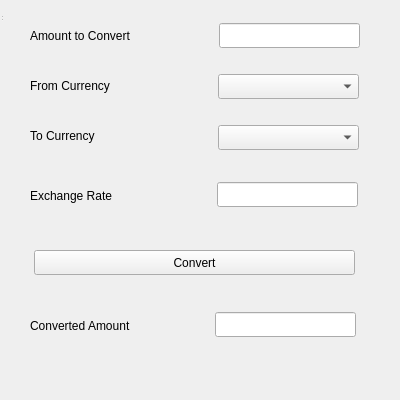
<?xml version="1.0" encoding="UTF-8"?>
<ui version="4.0">
 <class>CurrencyConverter</class>
 <widget class="QWidget" name="CurrencyConverter">
  <property name="geometry">
   <rect>
    <x>0</x>
    <y>0</y>
    <width>400</width>
    <height>400</height>
   </rect>
  </property>
  <property name="windowTitle">
   <string>Forex Calculator</string>
  </property>
  <widget class="QWidget" name="centralwidget" native="true">
   <property name="geometry">
    <rect>
     <x>0</x>
     <y>0</y>
     <width>461</width>
     <height>401</height>
    </rect>
   </property>
   <widget class="QLabel" name="label">
    <property name="geometry">
     <rect>
      <x>30</x>
      <y>20</y>
      <width>171</width>
      <height>31</height>
     </rect>
    </property>
    <property name="text">
     <string>Amount to Convert</string>
    </property>
   </widget>
   <widget class="QLabel" name="label_2">
    <property name="geometry">
     <rect>
      <x>30</x>
      <y>70</y>
      <width>171</width>
      <height>31</height>
     </rect>
    </property>
    <property name="text">
     <string>From Currency</string>
    </property>
   </widget>
   <widget class="QLabel" name="label_3">
    <property name="geometry">
     <rect>
      <x>30</x>
      <y>120</y>
      <width>171</width>
      <height>31</height>
     </rect>
    </property>
    <property name="text">
     <string>To Currency</string>
    </property>
   </widget>
   <widget class="QLabel" name="label_4">
    <property name="geometry">
     <rect>
      <x>30</x>
      <y>180</y>
      <width>171</width>
      <height>31</height>
     </rect>
    </property>
    <property name="text">
     <string>Exchange Rate</string>
    </property>
   </widget>
   <widget class="QLabel" name="label_5">
    <property name="geometry">
     <rect>
      <x>30</x>
      <y>310</y>
      <width>171</width>
      <height>31</height>
     </rect>
    </property>
    <property name="text">
     <string>Converted Amount</string>
    </property>
   </widget>
   <widget class="QPushButton" name="pushButtonConvert">
    <property name="geometry">
     <rect>
      <x>34</x>
      <y>250</y>
      <width>321</width>
      <height>25</height>
     </rect>
    </property>
    <property name="text">
     <string>Convert</string>
    </property>
   </widget>
   <widget class="QLineEdit" name="lineEditAmount">
    <property name="geometry">
     <rect>
      <x>219</x>
      <y>23</y>
      <width>141</width>
      <height>25</height>
     </rect>
    </property>
   </widget>
   <widget class="QComboBox" name="comboBoxFromCurrency">
    <property name="geometry">
     <rect>
      <x>218</x>
      <y>74</y>
      <width>141</width>
      <height>25</height>
     </rect>
    </property>
   </widget>
   <widget class="QComboBox" name="comboBoxToCurrency">
    <property name="geometry">
     <rect>
      <x>218</x>
      <y>125</y>
      <width>141</width>
      <height>25</height>
     </rect>
    </property>
   </widget>
   <widget class="QLineEdit" name="lineEditExchangeRate">
    <property name="geometry">
     <rect>
      <x>217</x>
      <y>182</y>
      <width>141</width>
      <height>25</height>
     </rect>
    </property>
   </widget>
   <widget class="QLineEdit" name="lineEditConvertedAmount">
    <property name="geometry">
     <rect>
      <x>215</x>
      <y>312</y>
      <width>141</width>
      <height>25</height>
     </rect>
    </property>
    <property name="readOnly">
     <bool>true</bool>
    </property>
   </widget>
  </widget>
  <widget class="QStatusBar" name="statusbar">
   <property name="geometry">
    <rect>
     <x>0</x>
     <y>0</y>
     <width>3</width>
     <height>22</height>
    </rect>
   </property>
  </widget>
  <action name="aboutQt">
   <property name="text">
    <string>About Qt</string>
   </property>
  </action>
  <action name="aboutForexCalculator">
   <property name="text">
    <string>About Forex Calculator</string>
   </property>
  </action>
  <action name="actionPip_calculator">
   <property name="text">
    <string>Pip Calculator</string>
   </property>
   <property name="shortcut">
    <string>Ctrl+P</string>
   </property>
  </action>
  <action name="actionMargin_calculator">
   <property name="text">
    <string>Margin Calculator</string>
   </property>
   <property name="shortcut">
    <string>Ctrl+M</string>
   </property>
  </action>
  <action name="actionLot_Size_Calculator">
   <property name="text">
    <string>Lot Size Calculator</string>
   </property>
   <property name="shortcut">
    <string>Ctrl+L</string>
   </property>
  </action>
  <action name="actionProfit_and_Loss_Calculator">
   <property name="text">
    <string>Profit and Loss Calculator</string>
   </property>
   <property name="shortcut">
    <string>Ctrl+T</string>
   </property>
  </action>
  <action name="actionPosition_Size_Calculator">
   <property name="text">
    <string>Position Size Calculator</string>
   </property>
   <property name="shortcut">
    <string>Ctrl+O</string>
   </property>
  </action>
  <action name="actionRisk_Reward_Calculator">
   <property name="text">
    <string>Risk/Reward Calculator</string>
   </property>
   <property name="shortcut">
    <string>Ctrl+R</string>
   </property>
  </action>
  <action name="actionSwap_Calculator">
   <property name="text">
    <string>Swap Calculator</string>
   </property>
   <property name="shortcut">
    <string>Ctrl+W</string>
   </property>
  </action>
  <action name="actionCurrency_Converter">
   <property name="text">
    <string>Currency Converter</string>
   </property>
   <property name="shortcut">
    <string>Ctrl+Y</string>
   </property>
  </action>
  <action name="actionFibonacci_Calculator">
   <property name="text">
    <string>Fibonacci Calculator</string>
   </property>
   <property name="shortcut">
    <string>Ctrl+F</string>
   </property>
  </action>
  <action name="actionVolatility_Calculator">
   <property name="text">
    <string>Volatility Calculator</string>
   </property>
   <property name="shortcut">
    <string>Ctrl+V</string>
   </property>
  </action>
  <action name="actionBreak_Even_Calculator">
   <property name="text">
    <string>Break-Even Calculator</string>
   </property>
   <property name="shortcut">
    <string>Ctrl+B</string>
   </property>
  </action>
  <action name="actionCompound_Interest_Calculator">
   <property name="text">
    <string>Compound Interest Calculator</string>
   </property>
   <property name="shortcut">
    <string>Ctrl+U</string>
   </property>
  </action>
  <action name="actionEnglish">
   <property name="text">
    <string>English</string>
   </property>
  </action>
  <action name="actionSpanish">
   <property name="text">
    <string>Spanish</string>
   </property>
  </action>
  <action name="actionChinese_2">
   <property name="text">
    <string>Chinese</string>
   </property>
  </action>
  <action name="actionArabic">
   <property name="text">
    <string>Arabic</string>
   </property>
  </action>
  <action name="actionRussian">
   <property name="text">
    <string>Russian</string>
   </property>
  </action>
  <action name="actionPortuguese">
   <property name="text">
    <string>Portuguese</string>
   </property>
  </action>
  <action name="actionGerman">
   <property name="text">
    <string>German</string>
   </property>
  </action>
  <action name="actionJapanese">
   <property name="text">
    <string>Japanese</string>
   </property>
  </action>
  <action name="actionHindi">
   <property name="text">
    <string>Hindi</string>
   </property>
  </action>
  <action name="actionBengali">
   <property name="text">
    <string>Bengali</string>
   </property>
  </action>
  <action name="actionPunjabi">
   <property name="text">
    <string>Punjabi</string>
   </property>
  </action>
  <action name="actionUrdu">
   <property name="text">
    <string>Urdu</string>
   </property>
  </action>
  <action name="actionVietnamese">
   <property name="text">
    <string>Vietnamese</string>
   </property>
  </action>
  <action name="actionIndonesian_Bahasa_Indonesia">
   <property name="text">
    <string>Indonesian (Bahasa Indonesia)</string>
   </property>
  </action>
  <action name="actionTagalog_Filipino">
   <property name="text">
    <string>Tagalog (Filipino)</string>
   </property>
  </action>
  <action name="actionKorean">
   <property name="text">
    <string>Korean</string>
   </property>
  </action>
  <action name="actionTamil">
   <property name="text">
    <string>Tamil</string>
   </property>
  </action>
  <action name="actionThai">
   <property name="text">
    <string>Thai</string>
   </property>
  </action>
  <action name="actionBurmese">
   <property name="text">
    <string>Burmese</string>
   </property>
  </action>
  <action name="actionKhmer">
   <property name="text">
    <string>Khmer</string>
   </property>
  </action>
  <action name="actionNepali">
   <property name="text">
    <string>Nepali</string>
   </property>
  </action>
  <action name="actionHindi_2">
   <property name="text">
    <string>Hindi</string>
   </property>
  </action>
  <action name="actionBengali_2">
   <property name="text">
    <string>Bengali</string>
   </property>
  </action>
  <action name="actionJapanese_2">
   <property name="text">
    <string>Japanese</string>
   </property>
  </action>
  <action name="actionKorean_2">
   <property name="text">
    <string>Korean</string>
   </property>
  </action>
  <action name="actionVietnamese_2">
   <property name="text">
    <string>Vietnamese</string>
   </property>
  </action>
  <action name="actionThai_2">
   <property name="text">
    <string>Thai</string>
   </property>
  </action>
  <action name="actionFrench_2">
   <property name="text">
    <string>French</string>
   </property>
  </action>
  <action name="actionGerman_2">
   <property name="text">
    <string>German</string>
   </property>
  </action>
  <action name="actionRussian_2">
   <property name="text">
    <string>Russian</string>
   </property>
  </action>
  <action name="actionPortuguese_2">
   <property name="text">
    <string>Portuguese</string>
   </property>
  </action>
  <action name="actionItalian">
   <property name="text">
    <string>Italian</string>
   </property>
  </action>
  <action name="actionPersian_Farsi">
   <property name="text">
    <string>Persian (Farsi)</string>
   </property>
  </action>
  <action name="actionTurkish">
   <property name="text">
    <string>Turkish</string>
   </property>
  </action>
  <action name="actionHebrew">
   <property name="text">
    <string>Hebrew</string>
   </property>
  </action>
  <action name="actionPashto">
   <property name="text">
    <string>Pashto</string>
   </property>
  </action>
  <action name="actionSwahili">
   <property name="text">
    <string>Swahili</string>
   </property>
  </action>
  <action name="actionAmharic">
   <property name="text">
    <string>Amharic</string>
   </property>
  </action>
  <action name="actionHausa">
   <property name="text">
    <string>Hausa</string>
   </property>
  </action>
  <action name="actionYoruba">
   <property name="text">
    <string>Yoruba</string>
   </property>
  </action>
  <action name="actionZulu">
   <property name="text">
    <string>Zulu</string>
   </property>
  </action>
  <action name="actionHaitian_Creole">
   <property name="text">
    <string>Haitian Creole</string>
   </property>
  </action>
  <action name="actionQuechua">
   <property name="text">
    <string>Quechua</string>
   </property>
  </action>
  <action name="actionGuarani">
   <property name="text">
    <string>Guarani</string>
   </property>
  </action>
  <action name="actionNahuatl">
   <property name="text">
    <string>Nahuatl</string>
   </property>
  </action>
  <action name="actionRisk_Management_Calculator">
   <property name="text">
    <string>Risk Management Calculator</string>
   </property>
   <property name="shortcut">
    <string>Ctrl+M</string>
   </property>
  </action>
 </widget>
 <resources/>
 <connections/>
</ui>
